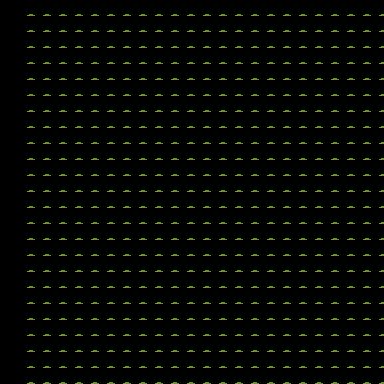

A 2D game scene composited from a Tiled map and its tileset images. What follows is a short description and the map's XML, with each tile layer's data collapsed to a summary:
An orthogonal 24x24 tile map with 16x16 px tiles, 1 tile layer (ground).

<map version="2017.05.26" orientation="orthogonal" renderorder="right-down" width="24" height="24" tilewidth="16" tileheight="16" nextobjectid="1">
 <tileset firstgid="1" source="outside2.tsx" />
 <layer name="ground" width="24" height="24">
  <data>[576 cells, 576 non-empty, 1 distinct tile ids]</data>
 </layer>
 <objectgroup name="pohon" visible="0" />
</map>
